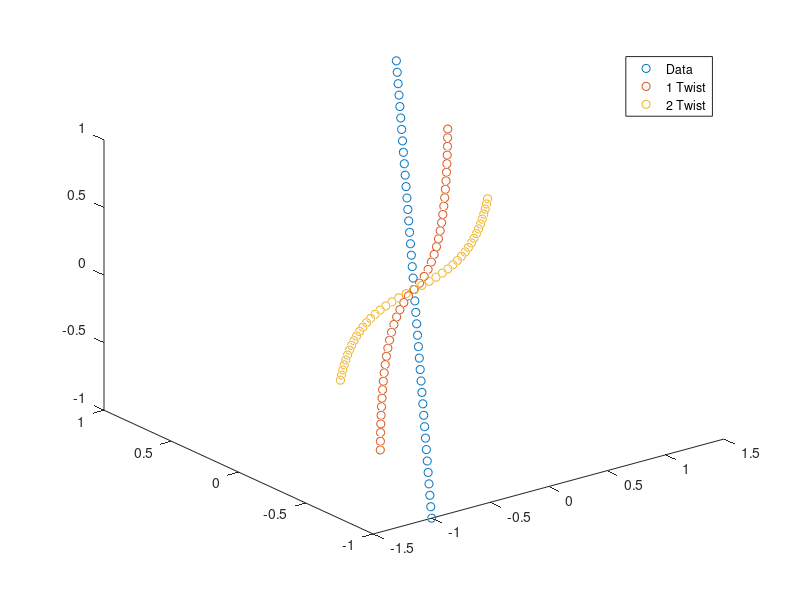

Here is the MATLAB script that generated this plot:
clear all; close all; clc;
%create some points
x = -1:.05:1;
y = [x; x; x];

%w = -pi:.1:pi;
%y = [cos(w)+.1; sin(w)+.1];

a = 1/sqrt(3);
b = 1/sqrt(3);
c = 1/3;
d = 1/3;

Theta = [a^2+b^2-c^2-d^2 2*b*c-2*a*d 2*b*d+2*a*c; 2*b*c+2*a*d a^2-b^2+c^2-d^2  2*c*d-2*a*b; 2*b*d-2*a*c 2*c*d+2*a*b a^2-b^2-c^2+d^2];

    

f = @(t) exp(-.5*norm(t));
%f = @(t) norm(t);
f = @(t) 1./(1+norm(t));
S = @(x) Theta'*[1 0 0; 0 cos(f(x)) sin(f(x)); 0 -sin(f(x)) cos(f(x))]*Theta*x;
%S2 = @(x) [cos(f2(x)) sin(f2(x)) 0; -sin(f2(x)) cos(f2(x)) 0; 0 0 1]*x;
for i=1:length(y)
    t(:,i) = S(y(:,i));
end
for i=1:length(y)
    t2(:,i) = S(t(:,i));
end
for i=1:length(y)
    t3(:,i) = S(t2(:,i));
end
% figure;
% plot3(y(1,:),y(2,:),y(3,:),'o',t(1,:),t(2,:),t(3,:),'o');
% legend('Data','Twisted')
figure;
plot3(y(1,:),y(2,:),y(3,:),'o',t(1,:),t(2,:),t(3,:),'o',t2(1,:),t2(2,:),t3(3,:),'o');
legend('Data','1 Twist','2 Twist');
